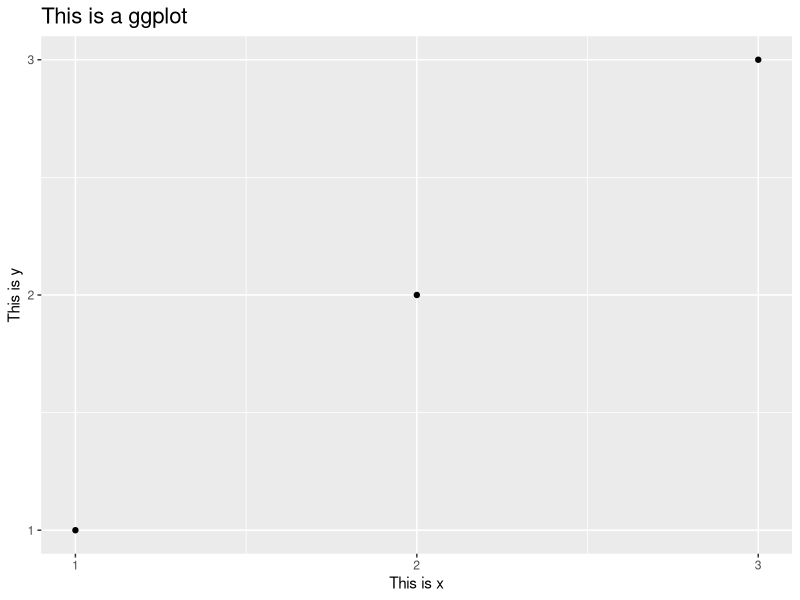

R code for this plot:
library(ggplot2)
df <- data.frame(x = 1:3, y = 1:3)
base <- ggplot(df, aes(x, y)) + geom_point()
base_t <- base + labs(title = "This is a ggplot") + xlab("This is x") + ylab("This is y")
base_t + theme(plot.title = element_text(size = 16))+
  scale_x_continuous(breaks = 1:3)+
  scale_y_continuous(breaks = 1:3)
